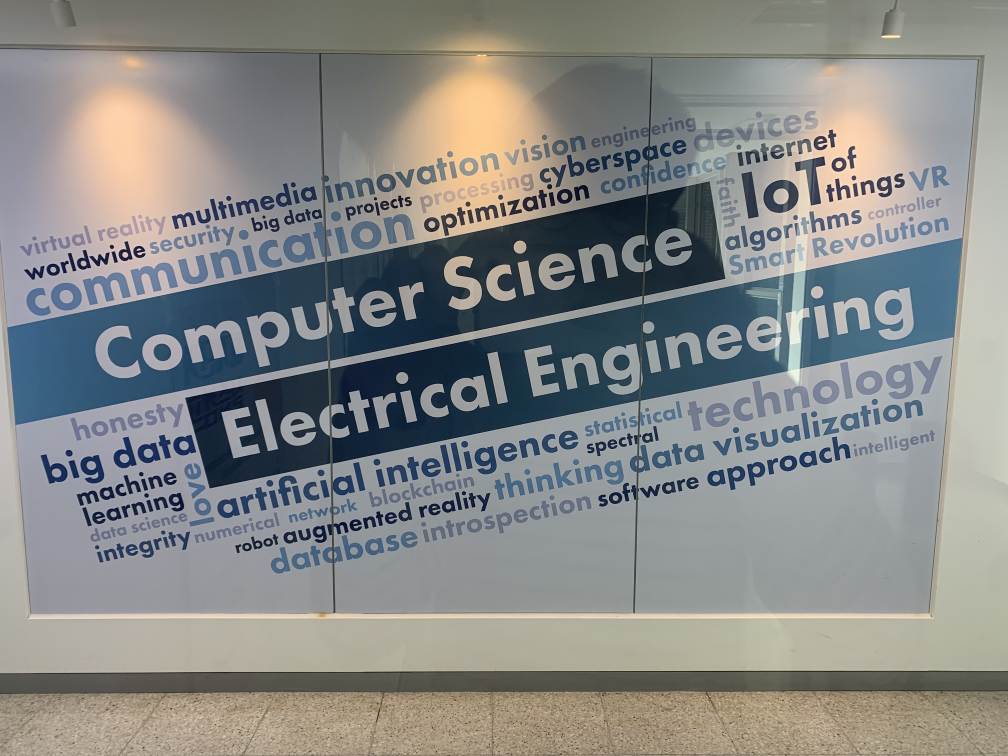
//> input picture files/query.jpg, 4032 x 3024 px (shown at 1/4 size)
$ ./image_matching   (built with g++ and OpenCV 4)
//> lines starting //> are read from the running program, lines starting //| are printed output that depends on the picture
#include "opencv.hpp"
#include <iostream>

using namespace std;
using namespace cv;

int main() {
	Mat query, image, descriptors1, descriptors2;
	Ptr<ORB> orbF = ORB::create(1000);		// ORB 객체 생성. 검출, 추출. keypoint 최대수 : 1000
	vector<KeyPoint> keypoints1, keypoints2;	// keypoint 저장
	vector<vector<DMatch>> matches;			// 이미지간 매치 결과
	vector<DMatch> goodMatches;			// 유효한 매치 결과
	BFMatcher matcher(NORM_HAMMING);		// 해밍 거리를 사용하여 특징 descriptor 간의 매칭을 수행하기 위해 BFMatcher 객체 생성
	Mat imgMatches;		// 결과물

	int i, k;
	float nndr;

	query = imread("query.jpg");
//> query is the input picture: 3024 rows x 4032 cols, CV_8UC3; mean B, G, R 135.4, 136.8, 135.3
	image = imread("input.jpg");
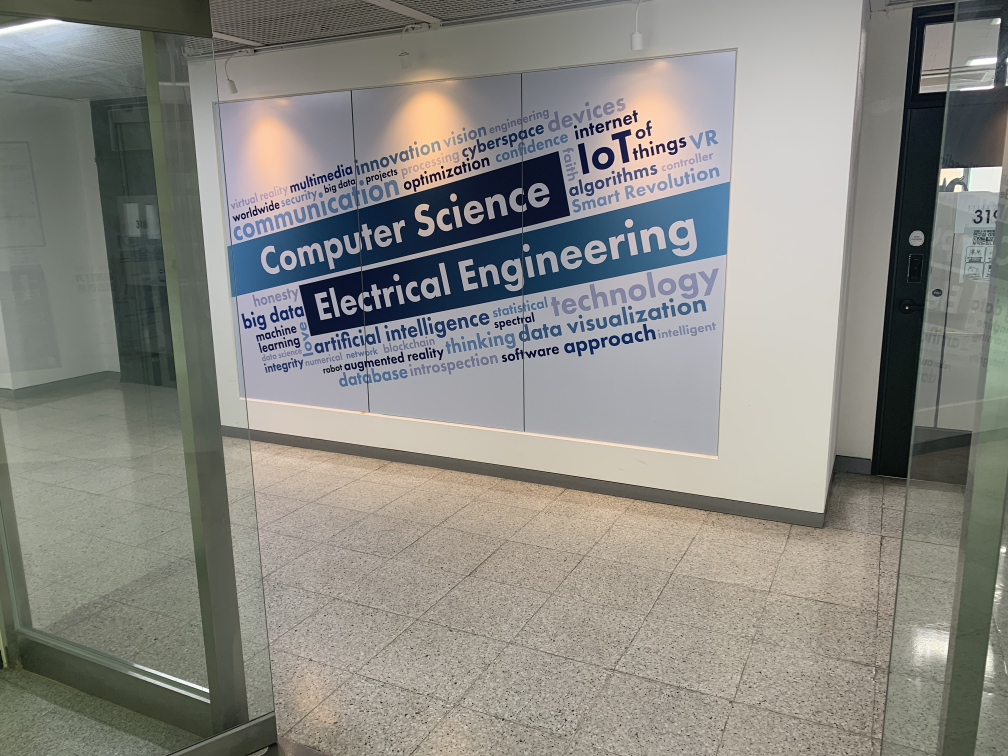
//> input picture files/input.jpg, 4032 x 3024 px (shown at 1/4 size)
//> image is the input picture: 3024 rows x 4032 cols, CV_8UC3; mean B, G, R 131.5, 136.9, 137.6
	resize(query, query, Size(640, 480));
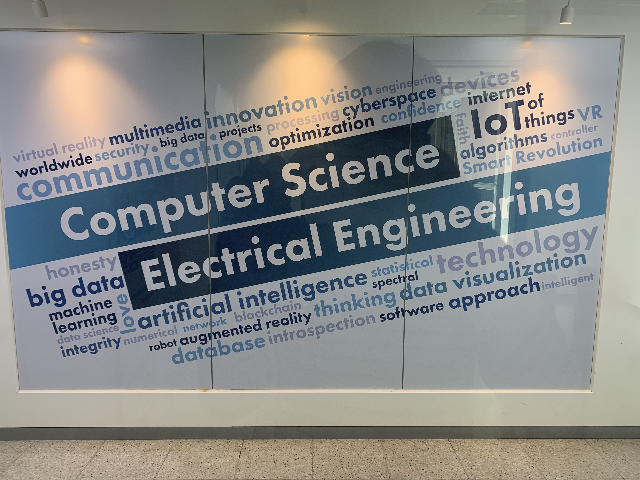
//> query: 480 rows x 640 cols, CV_8UC3; mean B, G, R 135.3, 136.8, 135.2
	resize(image, image, Size(640, 480));
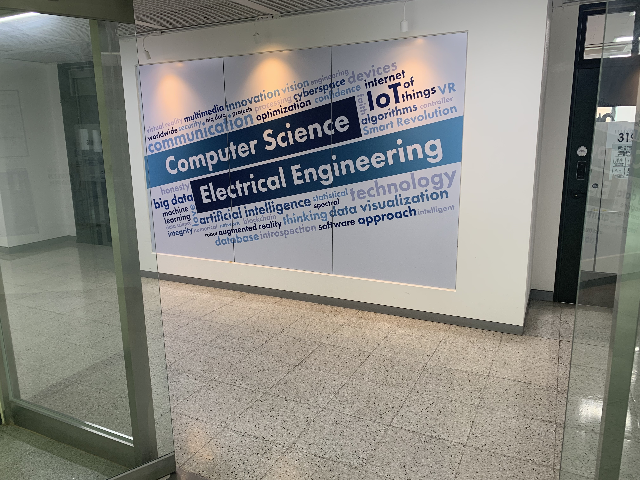
//> image: 480 rows x 640 cols, CV_8UC3; mean B, G, R 131.3, 136.8, 137.4

	if (query.empty() || image.empty()) return -1;

	// Compute ORB Features
	orbF->detectAndCompute(query, noArray(), keypoints1, descriptors1);		// ORB를 사용하여 이미지에서 keypoint 검출, 각 포인트의 descriptor 추출.
//> keypoints1 = 1000 keypoints; strongest (x, y, size): (88, 160, 31), (79, 162, 31), (52, 167, 31), (533, 103, 31)
	orbF->detectAndCompute(image, noArray(), keypoints2, descriptors2);
//> keypoints2 = 1000 keypoints; strongest (x, y, size): (426, 93, 31), (391, 76, 31), (427, 90, 31), (419, 92, 31)

	// Find best and second-best matches
	k = 2;
	matcher.knnMatch(descriptors1, descriptors2, matches, k);		// 해밍거리를 이용하여 이미지 간의 특징 descriptor 매칭. k: 첫번째와 두번째로 좋은 매치를 찾는데 사용
//> matches = 1000 matches

	// Find out the best match is definitely better than the second-best match
	nndr = 0.4f;
	for (i = 0; i < matches.size(); i++) {		// nndr 설정. 유효한 매치 찾기. 거리 비율이 nndr보다 작을 경우 유효. goodMatches에 저장.
		if (matches.at(i).size() == 2 && matches.at(i).at(0).distance <= nndr * matches.at(i).at(1).distance) {
			goodMatches.push_back(matches[i][0]);
		}
	}

	// Draws the found matches of keypoints from two images. 매칭된 keypoint들을 시각화 하고 imgMatches에 저장
	drawMatches(query, keypoints1, image, keypoints2, goodMatches, imgMatches, Scalar::all(-1), Scalar(-1), vector<char>(), DrawMatchesFlags::NOT_DRAW_SINGLE_POINTS);
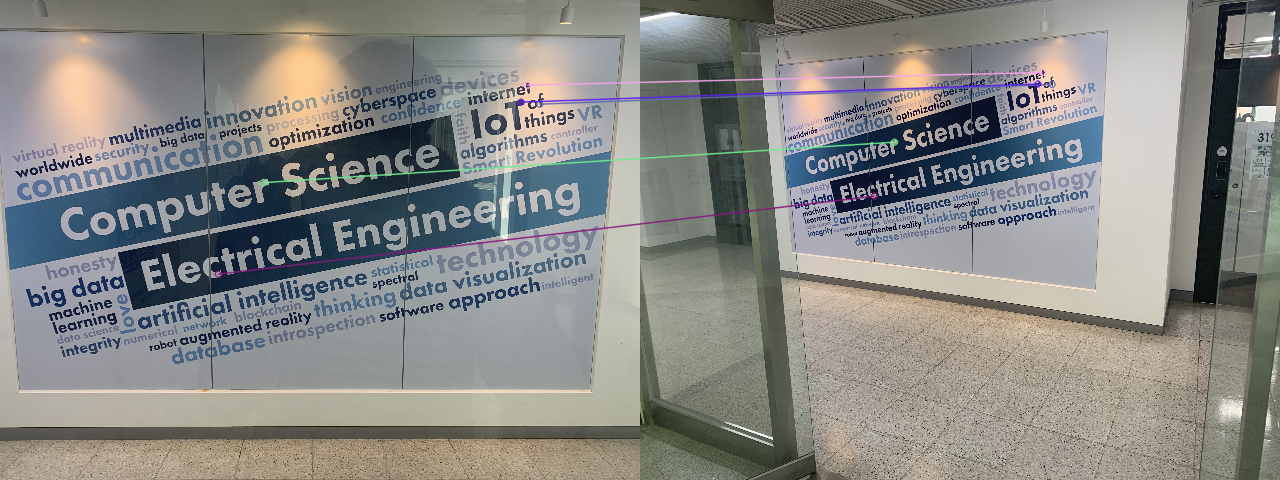
//> imgMatches: 480 rows x 1280 cols, CV_8UC3; mean B, G, R 133.6, 136.7, 136.4

	if (goodMatches.size() < 4) {		// 유효한 매치가 4보다 작을 경우 실패
		cout << "Matching failed" << endl;
		return 0;
	}

	imshow("imgMatches", imgMatches);
	waitKey(0);
}
